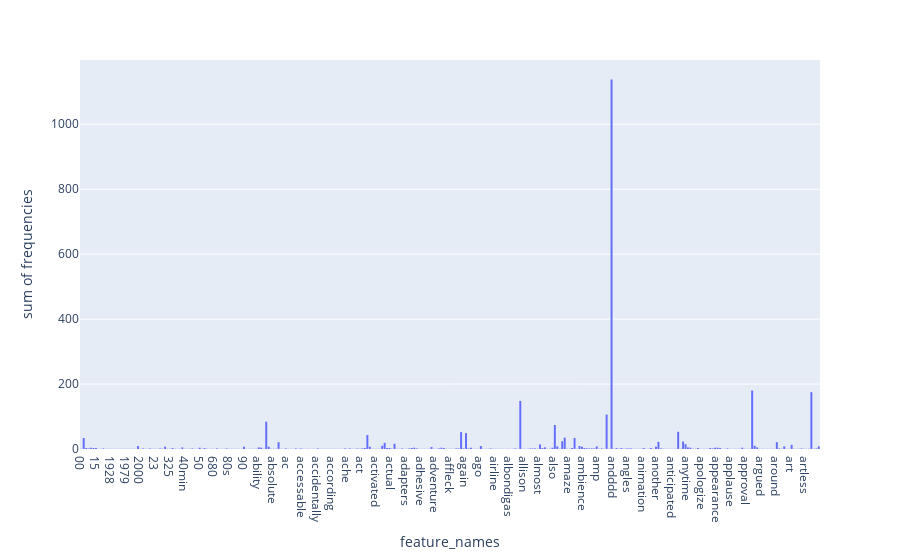

Write notebook code for a chart like this one.
### Markdown cell above
### >>> **Exercise 13 (take home):**
If you want a nicer interactive visualization here, I would encourage you try to install and use plotly to achieve this.

### Code cell
# Answer herez
import plotly.express as px
import plotly.graph_objects as go
#create dataframe
df = {'feature_names': count_vect.get_feature_names()[:300], 'frequencies': term_frequencies[:300]} 
px.histogram(df, x="feature_names", y="frequencies")

### Figure 1 — Plotly figure (JSON) as saved in the notebook; plotly's stock layout.template omitted (floating-point values rounded to 4 significant figures; data arrays with more than 128 entries replaced by an {"elided": "..."} marker saying what was removed)
{"data": [{"alignmentgroup": "True", "bingroup": "x", "histfunc": "sum", "hovertemplate": "feature_names=%{x}<br>sum of frequencies=%{y}<extra></extra>", "legendgroup": "", "marker": {"color": "#636efa"}, "name": "", "offsetgroup": "", "orientation": "v", "showlegend": false, "type": "histogram", "x": {"elided": "300 str values"}, "xaxis": "x", "y": {"elided": "300 int values"}, "yaxis": "y"}], "layout": {"barmode": "relative", "legend": {"tracegroupgap": 0}, "margin": {"t": 60}, "xaxis": {"anchor": "y", "domain": [0, 1], "title": {"text": "feature_names"}}, "yaxis": {"anchor": "x", "domain": [0, 1], "title": {"text": "sum of frequencies"}}}}
